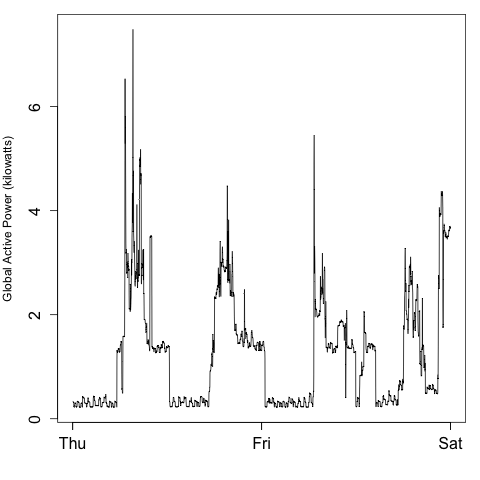

Reproduce this figure in R.
script.dir <- dirname(sys.frame(1)$ofile)
source(paste(script.dir, "common.R", sep = "/"))

plot_global_active_power() # function sourced from Common.R

dev.copy(png,paste(script.dir, "plot2.png", sep = "/"))
dev.off()
